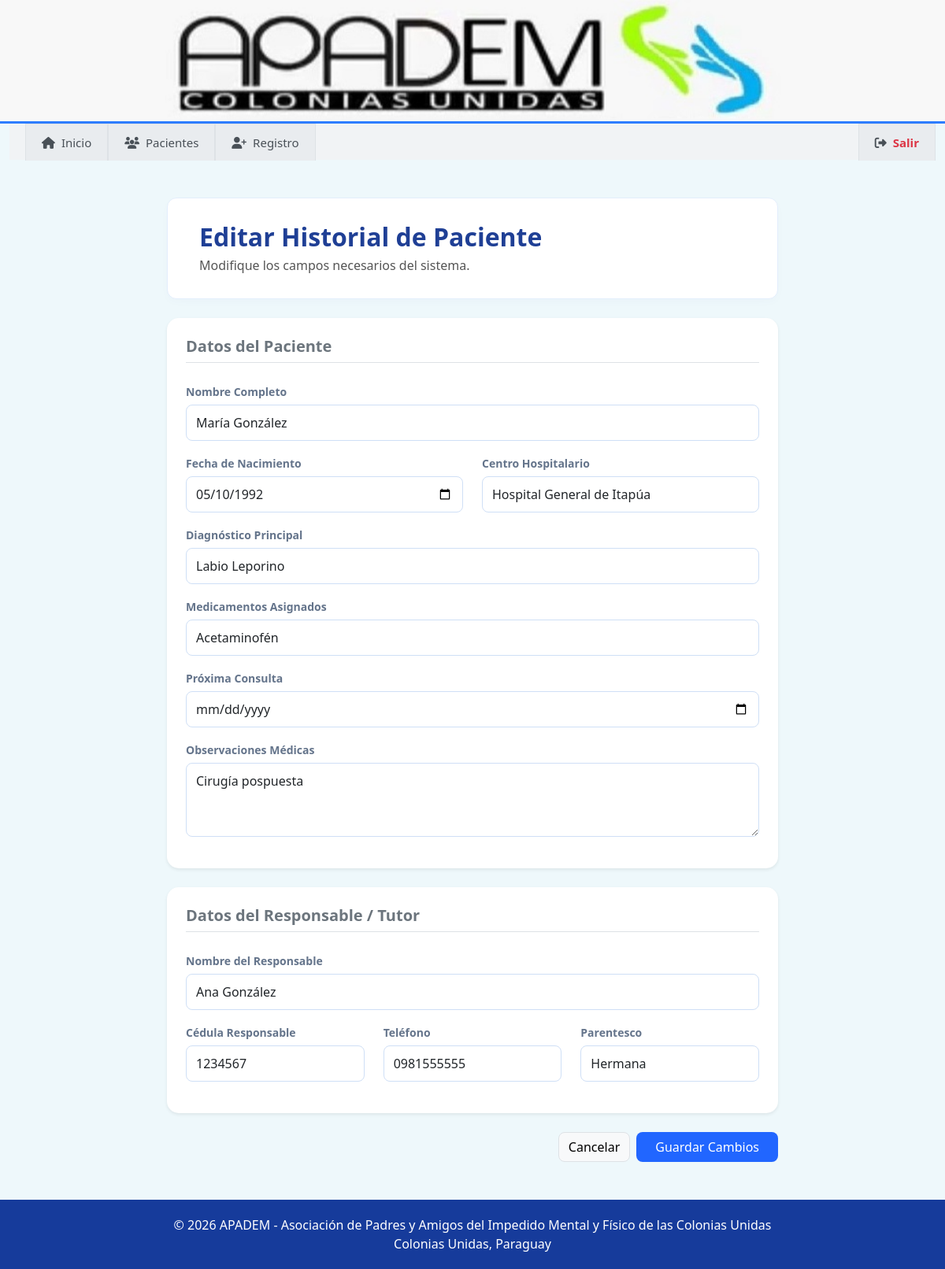
Screenshot of /editar_paciente.php?id=1 (signed in) with the database file from the repository.
### tables this page shows
CREATE TABLE `pacientes` (
  `id` int(11) NOT NULL,
  `nombre` varchar(100) NOT NULL,
  `nacimiento` date NOT NULL,
  `cedula` varchar(30) NOT NULL,
  `telefono` varchar(30) DEFAULT NULL,
  `direccion` varchar(200) DEFAULT NULL,
  `diagnostico` varchar(200) DEFAULT NULL,
  `hospital` varchar(150) DEFAULT NULL,
  `medicamentos` text DEFAULT NULL,
  `responsable` varchar(100) DEFAULT NULL,
  `cedula_responsable` varchar(30) DEFAULT NULL,
  `telefono_responsable` varchar(30) DEFAULT NULL,
  `parentesco` varchar(50) DEFAULT NULL,
  `observaciones` text DEFAULT NULL,
  `proxima_consulta` date DEFAULT NULL
);

### editar_paciente.php (the view, shortened to what this page needs)
<?php
require_once("conexion.php");
$id = isset($_GET['id']) ? $_GET['id'] : '';
$paciente = null;
if (!empty($id)) {
    $sql = "SELECT * FROM pacientes WHERE id = ?";
    if ($stmt = mysqli_prepare($conexion, $sql)) {
        mysqli_stmt_bind_param($stmt, "i", $id);
        mysqli_stmt_execute($stmt);
        $resultado = mysqli_stmt_get_result($stmt);
        $paciente = mysqli_fetch_assoc($resultado);
    }
}
include("header.php");
?>
<div class="container my-5" style="max-width: 800px;">
    <div class="card p-4 mb-4 contenedor-blanco-titulo shadow-sm">
        <h1 class="titulos">Editar Historial de Paciente</h1>
        <p class="subtitulos">Modifique los campos necesarios del sistema.</p>
    </div>
    <form action="editar_paciente.php?id=<?php echo $id; ?>" method="POST" autocomplete="off">
        <div class="card p-4 mb-4 border-secondary-subtle shadow-sm">
            <h5 class="encabezado-seccion-interna mb-4 fw-bold text-secondary border-bottom pb-2">Datos del Paciente</h5>
            <div class="mb-3">
                <label class="form-label label-apadem">Nombre Completo</label>
                <input type="text" name="nombre" class="form-control input-apadem" value="<?php echo htmlspecialchars($paciente['nombre']); ?>" required>
            </div>
            <div class="row">
                <div class="col-md-6 mb-3">
                    <label class="form-label label-apadem">Fecha de Nacimiento</label>
                    <input type="date" name="nacimiento" class="form-control input-apadem" value="<?php echo $paciente['nacimiento']; ?>" required>
                </div>
                <div class="col-md-6 mb-3">
                    <label class="form-label label-apadem">Centro Hospitalario</label>
                    <input type="text" name="hospital" class="form-control input-apadem" value="<?php echo htmlspecialchars($paciente['hospital']); ?>">
                </div>
            </div>
            <div class="mb-3">
                <label class="form-label label-apadem">Diagnóstico Principal</label>
                <input type="text" name="diagnostico" class="form-control input-apadem" value="<?php echo htmlspecialchars($paciente['diagnostico']); ?>" required>
            </div>
            <div class="mb-3">
                <label class="form-label label-apadem">Medicamentos Asignados</label>
                <input type="text" name="medicamentos" class="form-control input-apadem" value="<?php echo htmlspecialchars($paciente['medicamentos']); ?>">
            </div>
            <div class="mb-3">
                <label class="form-label label-apadem">Próxima Consulta</label>
                <input type="date" name="proxima_consulta" class="form-control input-apadem" value="<?php echo isset($paciente['proxima_consulta']) ? $paciente['proxima_consulta'] : ''; ?>">
            </div>
            <div class="mb-3">
                <label class="form-label label-apadem">Observaciones Médicas</label>
                <textarea name="observaciones" class="form-control input-apadem" rows="3"><?php echo htmlspecialchars($paciente['observaciones']); ?></textarea>
            </div>
        </div>
        <div class="card p-4 mb-4 border-secondary-subtle shadow-sm">
            <h5 class="encabezado-seccion-interna mb-4 fw-bold text-secondary border-bottom pb-2">Datos del Responsable / Tutor</h5>
            <div class="mb-3">
                <label class="form-label label-apadem">Nombre del Responsable</label>
                <input type="text" name="responsable" class="form-control input-apadem" value="<?php echo htmlspecialchars($paciente['responsable'] ?? ''); ?>" required>
            </div>
            <div class="row">
                <div class="col-md-4 mb-3">
                    <label class="form-label label-apadem">Cédula Responsable</label>
                    <input type="number" name="cedula_responsable" class="form-control input-apadem" value="<?php echo htmlspecialchars($paciente['cedula_responsable'] ?? ''); ?>" required>
                </div>
                <div class="col-md-4 mb-3">
                    <label class="form-label label-apadem">Teléfono</label>
                    <input type="number" name="telefono_responsable" class="form-control input-apadem" value="<?php echo htmlspecialchars($paciente['telefono_responsable'] ?? ''); ?>" required>
                </div>
                <div class="col-md-4 mb-3">
                    <label class="form-label label-apadem">Parentesco</label>
                    <input type="text" name="parentesco" class="form-control input-apadem" value="<?php echo htmlspecialchars($paciente['parentesco'] ?? ''); ?>" required>
                </div>
            </div>
        </div>
        <div class="d-flex gap-2 justify-content-end">
            <a href="pacientes.php" class="btn btn-light border" style="border-radius: 8px;">Cancelar</a>
            <button type="submit" class="btn btn-primary px-4" style="border-radius: 8px; background-color: #2166ff; border: none;">Guardar Cambios</button>
        </div>
    </form>
</div>
<?php include("footer.php"); ?>

### estilo.css (style rules this page uses)
body { background: #eef8fb; font-family: 'Segoe UI', sans-serif; }
.card { border: none; border-radius: 15px; box-shadow: 0 2px 10px rgba(0,0,0,.1); }
.btn-apadem, .btn-accion-mini, button[type="submit"], button[type="reset"] { cursor: pointer; }
.contenedor-blanco-titulo, .contenedor-blanco-buscador { background: #ffffff !important; border: 1px solid #e3eefc !important; border-radius: 12px !important; box-shadow: 0 4px 12px rgba(31, 63, 149, 0.02) !important; }
.contenedor-blanco-titulo { padding: 30px 40px !important; }
.titulos { color: #1f3f95; font-size: 32px; font-weight: bold; margin-bottom: 4px; }
.subtitulos { color: #555; font-size: 16px; margin-bottom: 0; }
.input-apadem { border-radius: 8px !important; border: 1px solid #cfdff6 !important; padding: 10px 12px; transition: all 0.3s ease; }
.label-apadem { color: #64748b !important; font-weight: 600 !important; font-size: 14px !important; margin-bottom: 6px; }

### rows the page displays
pacientes: nombre "María González", nacimiento "05/10/1992", hospital "Hospital General de Itapúa", diagnostico "Labio Leporino", medicamentos "Acetaminofén", observaciones "Cirugía pospuesta", responsable "Ana González", cedula_responsable "1234567", telefono_responsable "0981555555", parentesco "Hermana"
